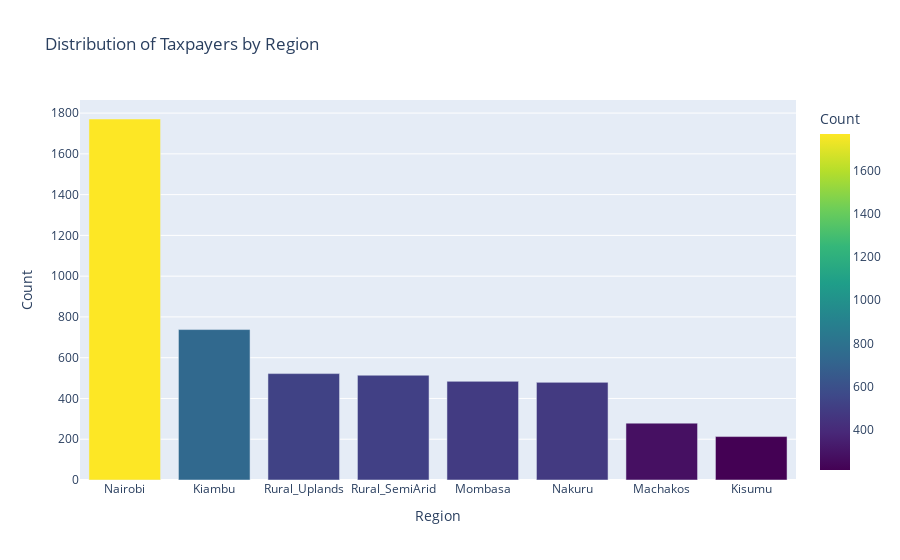
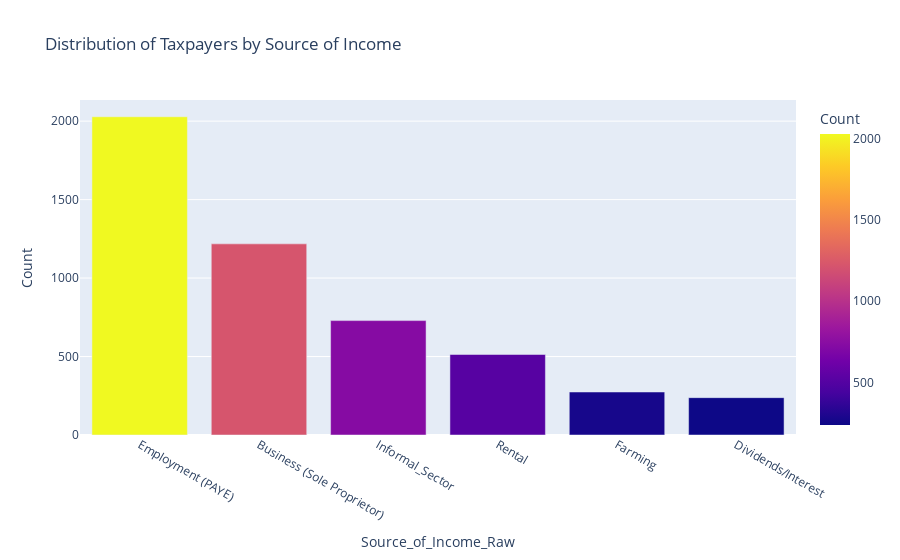
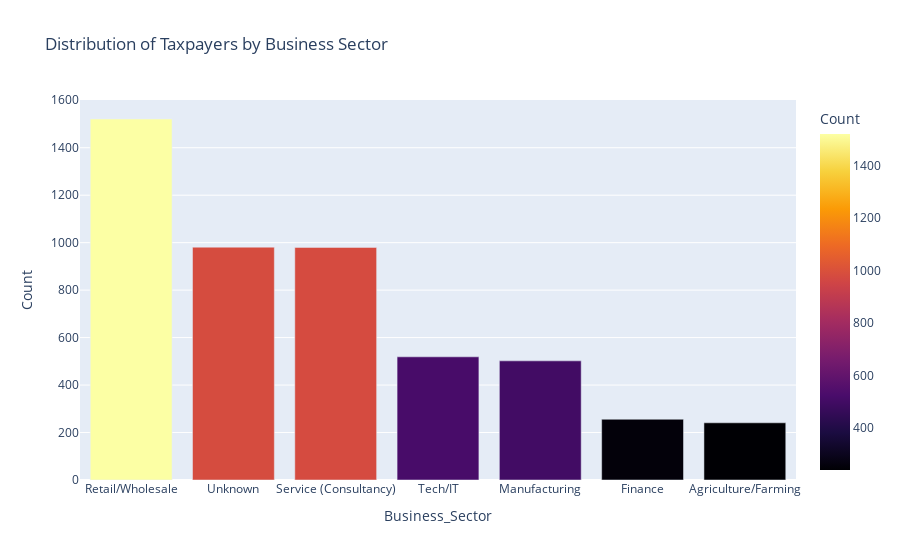

The notebook cell these images were saved under, in order:
### Markdown cell above
df.describe() is a quick exploratory data analysis (EDA) method in Pandas that generates summary statistics for numerical (and optionally categorical) columns in a DataFrame. It provides key metrics like count, mean, standard deviation, minimum, maximum, and quartile values, helping you understand data distribution, detect outliers, and identify missing or skewed data early in the analysis process.

### Code cell
# Function to prepare data for Plotly bar plot
def get_counts_df(series, name):
    counts = series.value_counts().reset_index()
    counts.columns = [name, 'Count']
    # Ensures bars are sorted by count
    return counts.sort_values(by='Count', ascending=False)

# 1. Region Distribution
region_df = get_counts_df(df['Region'], 'Region')
fig1 = px.bar(
    region_df, 
    x='Region', 
    y='Count', 
    title='Distribution of Taxpayers by Region', 
    color='Count',
    color_continuous_scale=px.colors.sequential.Viridis
)
fig1.write_html("categorical_region_plotly.html")

# 2. Source of Income Distribution
income_df = get_counts_df(df['Source_of_Income_Raw'], 'Source_of_Income_Raw')
fig2 = px.bar(
    income_df, 
    x='Source_of_Income_Raw', 
    y='Count', 
    title='Distribution of Taxpayers by Source of Income',
    color='Count',
    color_continuous_scale=px.colors.sequential.Plasma
)
fig2.write_html("categorical_income_plotly.html")

# 3. Business Sector Distribution
sector_df = get_counts_df(df['Business_Sector'], 'Business_Sector')
fig3 = px.bar(
    sector_df, 
    x='Business_Sector', 
    y='Count', 
    title='Distribution of Taxpayers by Business Sector',
    color='Count',
    color_continuous_scale=px.colors.sequential.Inferno
)
fig3.write_html("categorical_sector_plotly.html")
fig1.show()
fig2.show()
fig3.show()

### Figure 1 — Plotly figure (JSON) as saved in the notebook; plotly's stock layout.template omitted (floating-point values rounded to 4 significant figures)
{"data": [{"hovertemplate": "Region=%{x}<br>Count=%{marker.color}<extra></extra>", "legendgroup": "", "marker": {"color": [1771, 738, 522, 514, 484, 479, 279, 213], "coloraxis": "coloraxis", "pattern": {"shape": ""}}, "name": "", "orientation": "v", "showlegend": false, "textposition": "auto", "type": "bar", "x": ["Nairobi", "Kiambu", "Rural_Uplands", "Rural_SemiArid", "Mombasa", "Nakuru", "Machakos", "Kisumu"], "xaxis": "x", "y": [1771, 738, 522, 514, 484, 479, 279, 213], "yaxis": "y"}], "layout": {"barmode": "relative", "coloraxis": {"colorbar": {"title": {"text": "Count"}}, "colorscale": [[0, "#440154"], [0.1111, "#482878"], [0.2222, "#3e4989"], [0.3333, "#31688e"], [0.4444, "#26828e"], [0.5556, "#1f9e89"], [0.6667, "#35b779"], [0.7778, "#6ece58"], [0.8889, "#b5de2b"], [1, "#fde725"]]}, "legend": {"tracegroupgap": 0}, "title": {"text": "Distribution of Taxpayers by Region"}, "xaxis": {"anchor": "y", "domain": [0, 1], "title": {"text": "Region"}}, "yaxis": {"anchor": "x", "domain": [0, 1], "title": {"text": "Count"}}}}

### Figure 2 — Plotly figure (JSON) as saved in the notebook; plotly's stock layout.template omitted (floating-point values rounded to 4 significant figures)
{"data": [{"hovertemplate": "Source_of_Income_Raw=%{x}<br>Count=%{marker.color}<extra></extra>", "legendgroup": "", "marker": {"color": [2028, 1218, 729, 513, 274, 238], "coloraxis": "coloraxis", "pattern": {"shape": ""}}, "name": "", "orientation": "v", "showlegend": false, "textposition": "auto", "type": "bar", "x": ["Employment (PAYE)", "Business (Sole Proprietor)", "Informal_Sector", "Rental", "Farming", "Dividends/Interest"], "xaxis": "x", "y": [2028, 1218, 729, 513, 274, 238], "yaxis": "y"}], "layout": {"barmode": "relative", "coloraxis": {"colorbar": {"title": {"text": "Count"}}, "colorscale": [[0, "#0d0887"], [0.1111, "#46039f"], [0.2222, "#7201a8"], [0.3333, "#9c179e"], [0.4444, "#bd3786"], [0.5556, "#d8576b"], [0.6667, "#ed7953"], [0.7778, "#fb9f3a"], [0.8889, "#fdca26"], [1, "#f0f921"]]}, "legend": {"tracegroupgap": 0}, "title": {"text": "Distribution of Taxpayers by Source of Income"}, "xaxis": {"anchor": "y", "domain": [0, 1], "title": {"text": "Source_of_Income_Raw"}}, "yaxis": {"anchor": "x", "domain": [0, 1], "title": {"text": "Count"}}}}

### Figure 3 — Plotly figure (JSON) as saved in the notebook; plotly's stock layout.template omitted (floating-point values rounded to 4 significant figures)
{"data": [{"hovertemplate": "Business_Sector=%{x}<br>Count=%{marker.color}<extra></extra>", "legendgroup": "", "marker": {"color": [1521, 981, 980, 519, 502, 256, 241], "coloraxis": "coloraxis", "pattern": {"shape": ""}}, "name": "", "orientation": "v", "showlegend": false, "textposition": "auto", "type": "bar", "x": ["Retail/Wholesale", "Unknown", "Service (Consultancy)", "Tech/IT", "Manufacturing", "Finance", "Agriculture/Farming"], "xaxis": "x", "y": [1521, 981, 980, 519, 502, 256, 241], "yaxis": "y"}], "layout": {"barmode": "relative", "coloraxis": {"colorbar": {"title": {"text": "Count"}}, "colorscale": [[0, "#000004"], [0.1111, "#1b0c41"], [0.2222, "#4a0c6b"], [0.3333, "#781c6d"], [0.4444, "#a52c60"], [0.5556, "#cf4446"], [0.6667, "#ed6925"], [0.7778, "#fb9b06"], [0.8889, "#f7d13d"], [1, "#fcffa4"]]}, "legend": {"tracegroupgap": 0}, "title": {"text": "Distribution of Taxpayers by Business Sector"}, "xaxis": {"anchor": "y", "domain": [0, 1], "title": {"text": "Business_Sector"}}, "yaxis": {"anchor": "x", "domain": [0, 1], "title": {"text": "Count"}}}}
